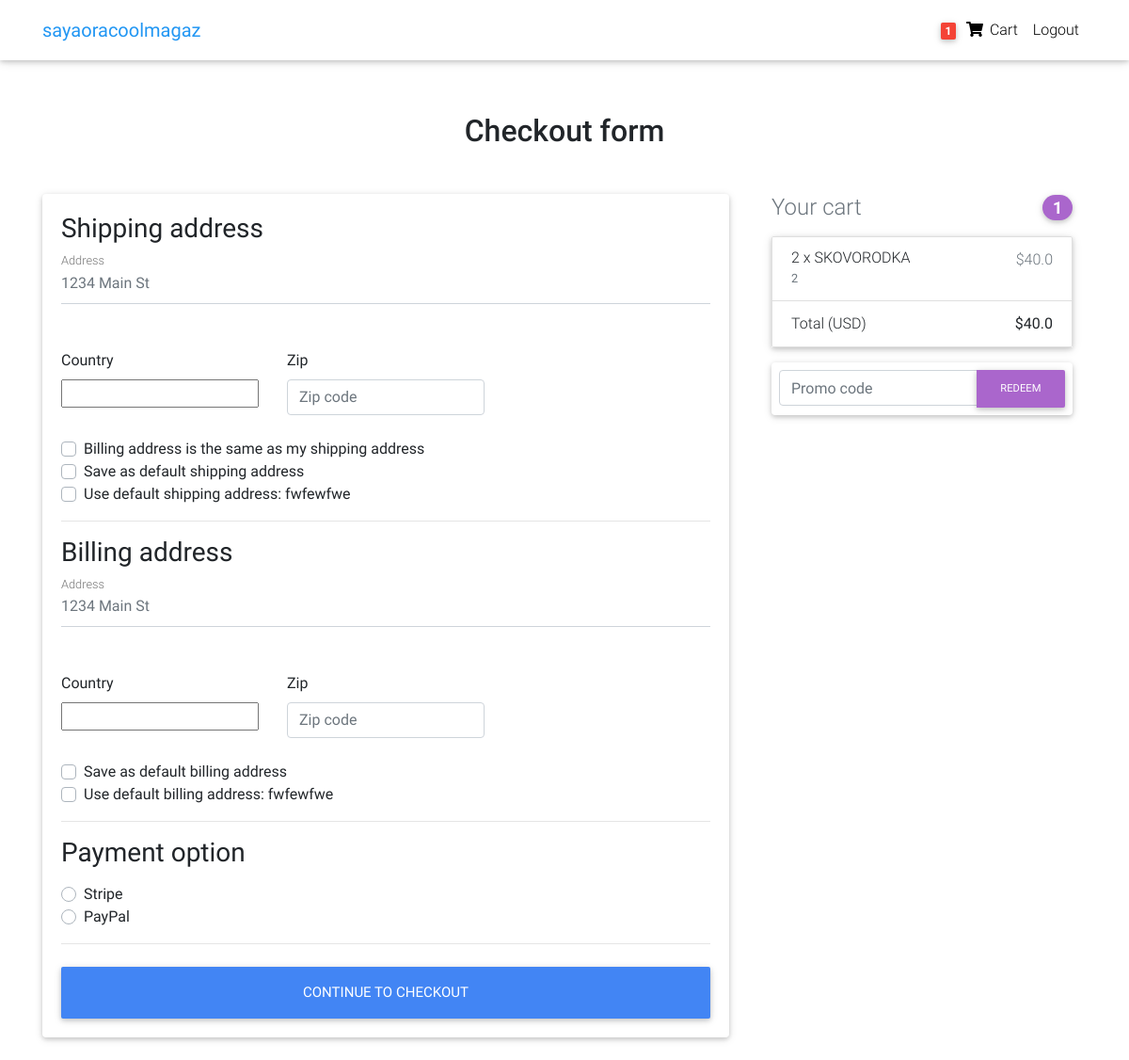
Screenshot of /checkout/ (signed in) with the database file from the repository.
### core/models.py (models this page shows, shortened)
class Order(models.Model):
    user = models.ForeignKey(settings.AUTH_USER_MODEL,
                             on_delete=models.CASCADE)
    ref_code = models.CharField(max_length=20, blank=True, null=True)
    items = models.ManyToManyField(OrderItem)
    start_date = models.DateTimeField(auto_now_add=True)
    ordered_date = models.DateTimeField()
    ordered = models.BooleanField(default=False)
    shipping_address = models.ForeignKey(
        'Address', related_name='shipping_address', on_delete=models.SET_NULL, blank=True, null=True)
    billing_address = models.ForeignKey(
        'Address', related_name='billing_address', on_delete=models.SET_NULL, blank=True, null=True)
    payment = models.ForeignKey(
        'Payment', on_delete=models.SET_NULL, blank=True, null=True)
    coupon = models.ForeignKey(
        'Coupon', on_delete=models.SET_NULL, blank=True, null=True)
    being_delivered = models.BooleanField(default=False)
    received = models.BooleanField(default=False)
    refund_requested = models.BooleanField(default=False)
    refund_granted = models.BooleanField(default=False)
    '''
    1. Item added to cart
    2. Adding a billing address
    (Failed checkout)
    3. Payment
    (Preprocessing, processing, packaging etc.)
    4. Being delivered
    5. Received
    6. Refunds
    '''
    def get_total(self):
        total = 0
        for order_item in self.items.all():
            total += order_item.get_final_price()
        if self.coupon:
            total -= self.coupon.amount
        return total

class Address(models.Model):
    user = models.ForeignKey(settings.AUTH_USER_MODEL,
                             on_delete=models.CASCADE)
    street_address = models.CharField(max_length=100)
    apartment_address = models.CharField(max_length=100)
    country = CountryField(multiple=False)
    zip = models.CharField(max_length=100)
    address_type = models.CharField(max_length=1, choices=ADDRESS_CHOICES)
    default = models.BooleanField(default=False)
    class Meta:
        verbose_name_plural = 'Addresses'

class OrderItem(models.Model):
    user = models.ForeignKey(settings.AUTH_USER_MODEL,
                             on_delete=models.CASCADE)
    ordered = models.BooleanField(default=False)
    item = models.ForeignKey(Item, on_delete=models.CASCADE)
    quantity = models.IntegerField(default=1)
    def get_total_item_price(self):
        return self.quantity * self.item.price
    def get_final_price(self):
        if self.item.discount_price:
            return self.get_total_discount_item_price()
        return self.get_total_item_price()

class Item(models.Model):
    title = models.CharField(max_length=100)
    price = models.FloatField()
    discount_price = models.FloatField(blank=True, null=True)
    category = models.CharField(choices=CATEGORY_CHOICES, max_length=2)
    label = models.CharField(choices=LABEL_CHOICES, max_length=1)
    slug = models.SlugField()
    description = models.TextField()
    image = models.ImageField()

### core/views.py (the view, shortened to what this page needs)
# urls.py: path('checkout/', CheckoutView.as_view(), name='checkout'),
class CheckoutView(View):
    def get(self, *args, **kwargs):
        try:
            order = Order.objects.get(user=self.request.user, ordered=False)
            form = CheckoutForm()
            context = {
                'form': form,
                'couponform': CouponForm(),
                'order': order,
                'DISPLAY_COUPON_FORM': True
            }
            shipping_address_qs = Address.objects.filter(
                user=self.request.user,
                address_type='S',
                default=True
            )
            if shipping_address_qs.exists():
                context.update(
                    {'default_shipping_address': shipping_address_qs[0]})
            billing_address_qs = Address.objects.filter(
                user=self.request.user,
                address_type='B',
                default=True
            )
            if billing_address_qs.exists():
                context.update(
                    {'default_billing_address': billing_address_qs[0]})
            return render(self.request, "checkout.html", context)
        except ObjectDoesNotExist:
            messages.info(self.request, "You do not have an active order")
            return redirect("core:checkout")

### core/forms.py
class CheckoutForm(forms.Form):
    shipping_address = forms.CharField(required=False)
    shipping_address2 = forms.CharField(required=False)
    shipping_country = CountryField(blank_label='(select country)').formfield(
        required=False,
        widget=CountrySelectWidget(attrs={
            'class': 'custom-select d-block w-100',
        }))
    shipping_zip = forms.CharField(required=False)
    billing_address = forms.CharField(required=False)
    billing_address2 = forms.CharField(required=False)
    billing_country = CountryField(blank_label='(select country)').formfield(
        required=False,
        widget=CountrySelectWidget(attrs={
            'class': 'custom-select d-block w-100',
        }))
    billing_zip = forms.CharField(required=False)
    same_billing_address = forms.BooleanField(required=False)
    set_default_shipping = forms.BooleanField(required=False)
    use_default_shipping = forms.BooleanField(required=False)
    set_default_billing = forms.BooleanField(required=False)
    use_default_billing = forms.BooleanField(required=False)
    payment_option = forms.ChoiceField(
        widget=forms.RadioSelect, choices=PAYMENT_CHOICES)

class CouponForm(forms.Form):
    code = forms.CharField(widget=forms.TextInput(attrs={
        'class': 'form-control',
        'placeholder': 'Promo code',
        'aria-label': 'Recipient\'s username',
        'aria-describedby': 'basic-addon2'
    }))

### core/templatetags/cart_template_tags.py (called while the page is built)
@register.filter
def cart_item_count(user):
    if user.is_authenticated:
        qs = Order.objects.filter(user=user, ordered=False)
        if qs.exists():
            return qs[0].items.count()
    return 0

### templates/checkout.html (shortened to what this page needs)
{% extends "base.html" %}
{% load crispy_forms_tags %}
{% block content %}
  <main >
    <div class="container wow fadeIn">
      <h2 class="my-5 h2 text-center">Checkout form</h2>
      <div class="row">
        <div class="col-md-8 mb-4">
          <div class="card">
            <form method="POST" class="card-body">
              <h3>Shipping address</h3>
              <div class='hideable_shipping_form'>
                <div class="md-form mb-5">
                  <input type='text' placeholder='1234 Main St' id='shipping_address' name='shipping_address' class='form-control' />
                  <label for="shipping_address" class="">Address</label>
                </div>
                <div class="row">
                  <div class="col-lg-4 col-md-12 mb-4">
                    <label for="country">Country</label>
                    {{ form.shipping_country }}
                  </div>
                  <div class="col-lg-4 col-md-6 mb-4">
                    <label for="shipping_zip">Zip</label>
                    <input type='text' placeholder='Zip code' id='shipping_zip' name='shipping_zip' class='form-control' />
                  </div>
                </div>
                <div class="custom-control custom-checkbox">
                  <label class="custom-control-label" for="same_billing_address">Billing address is the same as my shipping address</label>
                </div>
                <div class="custom-control custom-checkbox">
                  <label class="custom-control-label" for="set_default_shipping">Save as default shipping address</label>
                </div>
              </div>
              {% if default_shipping_address %}
              <div class="custom-control custom-checkbox">
                <label class="custom-control-label" for="use_default_shipping">Use default shipping address: {{ default_shipping_address.street_address|truncatechars:10 }}</label>
              </div>
              {% endif %}
              <hr>
              <h3>Billing address</h3>
              <div class='hideable_billing_form'>
                <div class="md-form mb-5">
                  <input type='text' placeholder='1234 Main St' id='billing_address' name='billing_address' class='form-control' />
                  <label for="billing_address" class="">Address</label>
                </div>
                <div class="row">
                  <div class="col-lg-4 col-md-12 mb-4">
                    <label for="country">Country</label>
                    {{ form.billing_country }}
                  </div>
                  <div class="col-lg-4 col-md-6 mb-4">
                    <label for="billing_zip">Zip</label>
                    <input type='text' placeholder='Zip code' id='billing_zip' name='billing_zip' class='form-control' />
                  </div>
                </div>
                <div class="custom-control custom-checkbox">
                  <label class="custom-control-label" for="set_default_billing">Save as default billing address</label>
                </div>
              </div>
              {% if default_billing_address %}
              <div class="custom-control custom-checkbox">
                <label class="custom-control-label" for="use_default_billing">Use default billing address: {{ default_billing_address.street_address|truncatechars:10 }}</label>
              </div>
              {% endif %}
              <hr>
              <h3>Payment option</h3>
              <div class="d-block my-3">
                {% for value, name in form.fields.payment_option.choices %}
                <div class="custom-control custom-radio">
                  <label class="custom-control-label" for="{{ name }}">{{ name }}</label>
                </div>
                {% endfor %}
              </div>
              <hr class="mb-4">
              <button class="btn btn-primary btn-lg btn-block" type="submit">Continue to checkout</button>
            </form>
          </div>
        </div>
        <div class="col-md-4 mb-4">
          {% include "order_snippet.html" %}
        </div>
      </div>
    </div>
  </main>
{% endblock content %}

### templates/navbar.html (shortened to what this page needs)
{% load cart_template_tags %}
<nav class="navbar fixed-top navbar-expand-lg navbar-light white scrolling-navbar">
    <div class="container">
      <a class="navbar-brand waves-effect" href="/">
        <strong class="blue-text">sayaoracoolmagaz</strong>
      </a>
      <div class="collapse navbar-collapse" id="navbarSupportedContent">
        <ul class="navbar-nav nav-flex-icons">
          {% if request.user.is_authenticated %}
          <li class="nav-item">
            <a href="{% url 'core:order-summary' %}" class="nav-link waves-effect">
              <span class="badge red z-depth-1 mr-1"> {{ request.user|cart_item_count }} </span>
              <i class="fas fa-shopping-cart"></i>
              <span class="clearfix d-none d-sm-inline-block"> Cart </span>
            </a>
          </li>
          <li class="nav-item">
            <a class="nav-link waves-effect" href="{% url 'account_logout' %}">
              <span class="clearfix d-none d-sm-inline-block"> Logout </span>
            </a>
          </li>
          {% endif %}
        </ul>
      </div>
    </div>
  </nav>

### templates/order_snippet.html (shortened to what this page needs)
<div class="col-md-12 mb-4">
    <h4 class="d-flex justify-content-between align-items-center mb-3">
    <span class="text-muted">Your cart</span>
    <span class="badge badge-secondary badge-pill">{{ order.items.count }}</span>
    </h4>
    <ul class="list-group mb-3 z-depth-1">
    {% for order_item in order.items.all %}
    <li class="list-group-item d-flex justify-content-between lh-condensed">
        <div>
        <h6 class="my-0">{{ order_item.quantity }} x {{ order_item.item.title}}</h6>
        <small class="text-muted">{{ order_item.item.description}}</small>
        </div>
        <span class="text-muted">${{ order_item.get_final_price }}</span>
    </li>
    {% endfor %}
    <li class="list-group-item d-flex justify-content-between">
        <span>Total (USD)</span>
        <strong>${{ order.get_total }}</strong>
    </li>
    </ul>
    {% if DISPLAY_COUPON_FORM %}
    <form class="card p-2" action="{% url 'core:add-coupon' %}" method="POST">
        <div class="input-group">
            {{ couponform.code }}
            <div class="input-group-append">
            <button class="btn btn-secondary btn-md waves-effect m-0" type="submit">Redeem</button>
            </div>
        </div>
    </form>
    {% endif %}
</div>

### templates/base.html (style rules this page uses)
html, body, header, .carousel { height: 60vh; }

### rows the page displays
Address: street_address "fwfewfwe"
Address: street_address "fwfewfwe"
Order: items.count "1", get_total "40.0"
OrderItem: quantity "2", item "SKOVORODKA", item.description "2", get_final_price "40.0"

### other values shown
{{ request.user|cart_item_count }} "1"
{{ name }} "Stripe" "PayPal"
